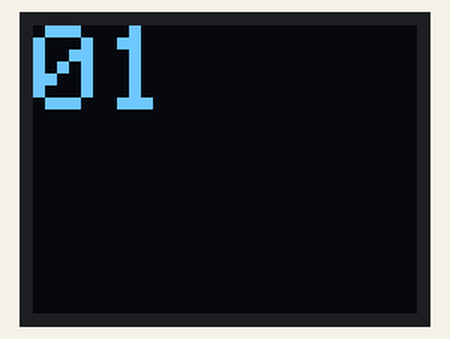
This sketch was run on a simulated Arduino Uno, built with avr-gcc and run on an emulated ATmega328P. Parts: 64×48 one-colour display. The display library's start-up logo is not drawn; what the sketch prints to the serial monitor is not drawn.

Above: at 1.1 s.
At 3.1 s:
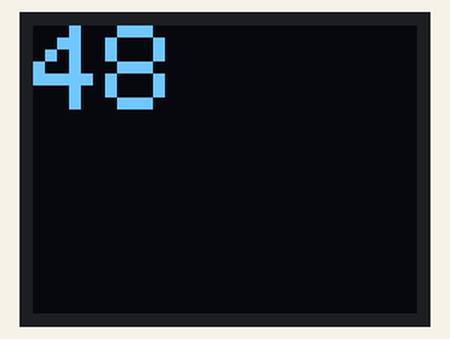

Measured:
- what the display in image 0 shows lasts 2.0 s, from 1.1 s to 3.1 s

The sketch:

esp8266_2Alpha_display.ino
```cpp
#include <SPI.h>
#include <Wire.h>
#include <Adafruit_GFX.h>
#include <Adafruit_SSD1306.h>

#define WIRE Wire
Adafruit_SSD1306 display = Adafruit_SSD1306(64, 48, &WIRE);

void setup() {
  Serial.begin(9600);

  Serial.println("OLED FeatherWing test");
  // SSD1306_SWITCHCAPVCC = generate display voltage from 3.3V internally
  display.begin(SSD1306_SWITCHCAPVCC, 0x3C); // Address 0x3C for 128x32

  Serial.println("OLED begun");

  // Show image buffer on the display hardware.
  // Since the buffer is intialized with an Adafruit splashscreen
  // internally, this will display the splashscreen.
  display.display();
  delay(1000);

  // Clear the buffer.
  display.clearDisplay();
  display.display();

  Serial.println("IO test");


  // text display tests
  display.setTextSize(2);
  display.setTextColor(SSD1306_WHITE);
  display.setCursor(0,0);
  //display.print("Connecting to SSID\n'adafruit':");
   //display.println("IP: 10.0.1.23");
  //display.println("Sending val #0");
  //display.setCursor(0,0);
  display.display(); // actually display all of the above
}

void loop() {
  Serial.println("01");
  display.clearDisplay();
  display.setCursor(0,0);
  display.print("01");
  display.display();
  delay(2000);
  Serial.println("48");
  display.clearDisplay();
  display.setCursor(0,0);
  display.print("48");
  display.display();
  delay(2000);
}
```
